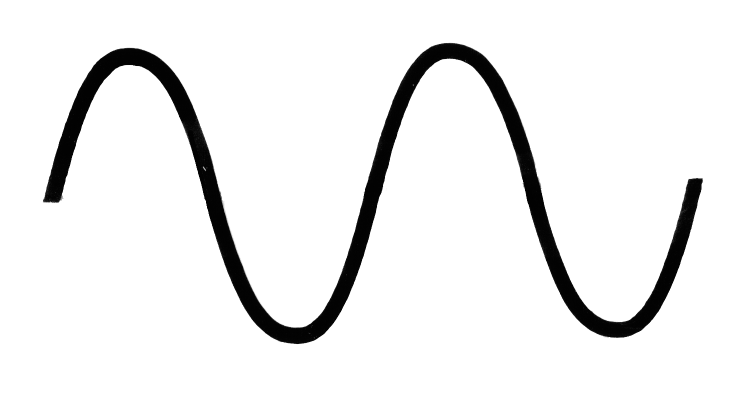
#> input picture sinewave.png, 1473 x 823 px, found by its file name (shown at 1/2 size)
$ jupyter execute --allow-errors Fit_Curve.ipynb
#> lines starting #> are read from the running program, lines starting #| are printed output that depends on the picture; after the words box and inside, x2 and y2 are one past the last pixel; in counts of white or black regions, pixels touching at a corner belong together
[cell 1]
import numpy
import scipy
import pandas
import PIL
from PIL import Image
import os

pwd = os.getcwd()

print(pwd)

[cell 2]
import sys

modulename = 'PIL'
if modulename not in sys.modules:
    print ('You have not imported the {} module'.format(modulename))

[cell 3]
z='/home/necromath/ml_projects/sinewave.png'
bwimg = PIL.Image.open(z)
#> bwimg is the input picture: PIL image 1473x823 LA; mean R, G, B, A 237, 237, 237, 255

display(bwimg)

[cell 4]
bwimg_array=numpy.asarray(bwimg)
a = numpy.array(bwimg_array)
print(a.shape)
#| (823, 1473, 2)

[cell 5]
bwimg_resized = bwimg.resize((300,300))
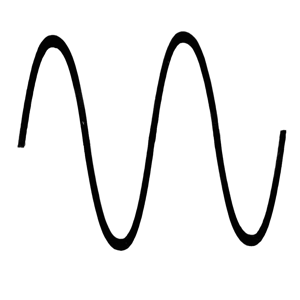
#> bwimg_resized: PIL image 300x300 LA; mean R, G, B, A 236.9, 236.9, 236.9, 255
bwimg_re_array = numpy.asarray(bwimg_resized)
display(bwimg_resized)
#print(bwimg_re_array.shape)
#print(bwimg_re_array)

i=150
j=75

x = [bwimg_re_array[i-1][j-1],bwimg_re_array[i][j-1],bwimg_re_array[i+1][j-1],
     bwimg_re_array[i-1][j],bwimg_re_array[i][j],bwimg_re_array[i+1][j],
     bwimg_re_array[i-1][j+1],bwimg_re_array[i][j+1],bwimg_re_array[i+1][j+1]
    ]
#> x = [[255, 255], [255, 255], [255, 255], [255, 255], [255, 255], [255, 255], [255, 255], [255, 255], [255, 255]]
moving_array = numpy.zeros((3,3),int)

y = numpy.reshape(x,(3,3,2))
print (moving_array)
print(y)
#| [[[255 255]
#|   [255 255]
#|   [255 255]]
#|  [[255 255]
#|   [255 255]
#|   [255 255]]
#|  [[255 255]
#|   [255 255]
#|   [255 255]]]

[cell 6]
sample_step_x = numpy.linspace(1,300,100,dtype=int)
print(sample_step_x)

number1=numpy.arange(1,100)
number1=number1.tolist()
number2=numpy.arange(1,20)
number2=number2.tolist()

sample_step_y = numpy.linspace(1,300,20,dtype=int)
print(sample_step_y)

[cell 7]
for i,j in zip(number1,number2):
    print ("This is the " +str(int(sample_step_x[i])) + " step")

[cell 8]
def unique(list1):

    # initialize a null list
    unique_list = []

    # traverse for all elements
    for x in list1:
        # check if exists in unique_list or not
        if x not in unique_list:
            unique_list.append(x)

[cell 9]
narr1 = numpy.array([bwimg_re_array[0]])
#> narr1 = 300 pairs, first value 255 to 255, second value 255 to 255
narr2 = numpy.array([bwimg_re_array[1]])
#> narr2 has the same summary as narr1

result_variable = (narr1 == narr2).all()
#> result_variable = True

if(result_variable == True):
   print(" Yes!! The given arrays are equal. ")

#> (a cell that did not finish here is left out)

[cell 11]
import cv2

# Load your image
image = cv2.imread(z)
#> image: shape (823, 1473, 3); min 0, max 255, mean 237

# Resize the image to 300x300
image = cv2.resize(image, (300, 300))
#> image: shape (300, 300, 3)

# Get the dimensions of the resized image
height, width, _ = image.shape
#> height = 300; width = 300

# Define the size of the grid (3x3)
grid_size = (3, 3)

# Loop through the image with 3-pixel jumps
for y in range(0, height - grid_size[0] + 1, 3):
    for x in range(0, width - grid_size[1] + 1, 3):
        # Extract the 3x3 grid
        grid = image[y:y+grid_size[0], x:x+grid_size[1]]

        # You can perform operations on the grid here, for example, display it
        cv2.imshow('Grid', grid)
        cv2.waitKey(0)
        cv2.destroyAllWindows()

# Close any open windows
cv2.destroyAllWindows()

[cell 12]
import cv2
import numpy as np

# Load the image
image = cv2.imread(z)

# Convert the image to grayscale
gray_image = cv2.cvtColor(image, cv2.COLOR_BGR2GRAY)

# Threshold the grayscale image to identify black pixels
_, thresholded_image = cv2.threshold(gray_image, 1, 255, cv2.THRESH_BINARY)
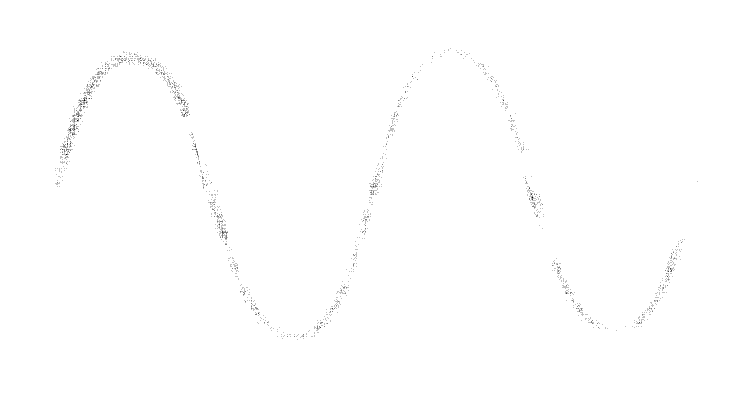
#> thresholded_image: shape (823, 1473) (shown at 1/2 size); 99.7% white; black in thin lines or dots, all inside (x1, y1, x2, y2) = (110, 96, 1395, 680)

# Create a green background image
green_background = np.zeros_like(image)
green_background[:, :] = (0, 255, 0)  # Set it to green (BGR color format)

# Create a result image by combining the green background and black pixels
result_image = cv2.addWeighted(green_background, 1, image, 1, 0)
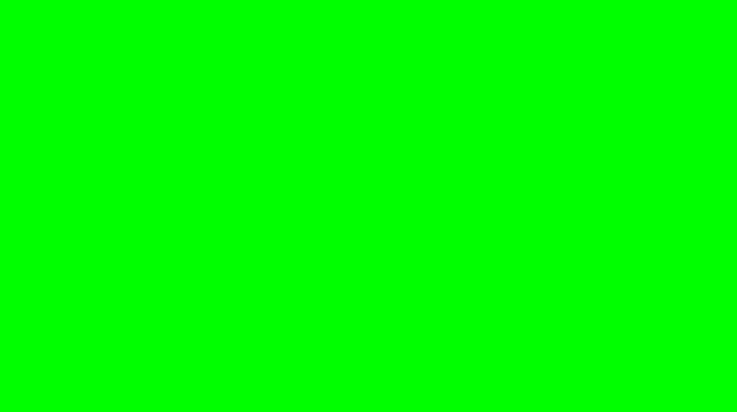
#> green_background: shape (823, 1473, 3) (shown at 1/2 size); mean B, G, R 0, 255, 0

# Save or display the result_image
cv2.imwrite('result_image.jpg', result_image)
cv2.imshow('Result Image', result_image)
cv2.waitKey(0)
cv2.destroyAllWindows()

[cell 13]
import cv2
import numpy as np

# Load the image you want to analyze
image = cv2.imread(z)

# Convert the image to grayscale for color comparison
gray_image = cv2.cvtColor(image, cv2.COLOR_BGR2GRAY)

# Define a threshold for color change detection (adjust as needed)
threshold = 30

# Find pixel coordinates where color changes significantly
significant_change_coords = np.where(cv2.absdiff(gray_image, gray_image.mean()) > threshold)
#> significant_change_coords = 88690 positions, rows 86 to 687, columns 86 to 1405

# Create a copy of the original image for output
output_image = image.copy()

# Change the pixel color at the significant change coordinates
for x, y in zip(*significant_change_coords):
    output_image[x, y] = [0, 255, 0]  # Change to red (BGR format)
#> this loop made 88690 passes
#> (x, y) on passes 1 to 3: (86, 886), (86, 887), (86, 888)
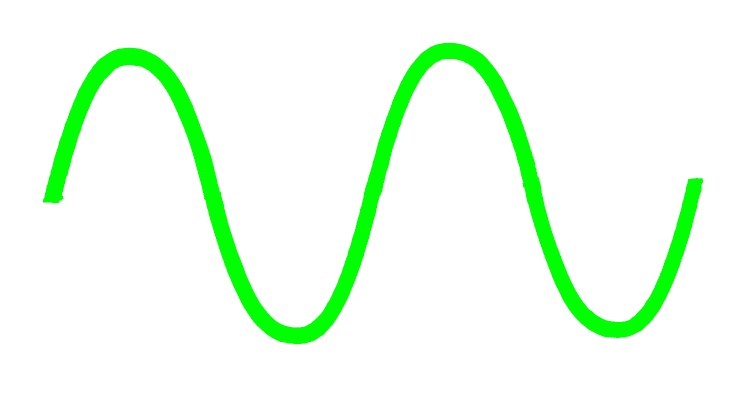
#> output_image: shape (823, 1473, 3) (shown at 1/2 size); mean B, G, R 236.3, 254.9, 236.3

# Save the output image
cv2.imwrite('output_image.jpg', output_image)
#> Out = True

[cell 14]
output_image = cv2.imread('output_image.jpg')

# Display the image in a window
cv2.imshow('Output Image', output_image)

[cell 15]
import cv2
import numpy as np
z='/home/necromath/ml_projects/sinewave.png'
# Load the image
image = cv2.imread(z)

# Convert the image to grayscale
gray = cv2.cvtColor(image, cv2.COLOR_BGR2GRAY)

# Apply Gaussian blur to reduce noise
blurred = cv2.GaussianBlur(gray, (5, 5), 0)

# Use Canny edge detection to find edges in the image
edges = cv2.Canny(blurred, 50, 150)
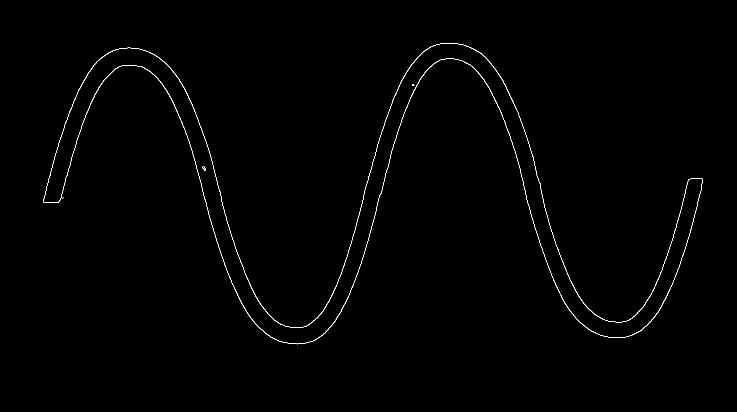
#> edges: shape (823, 1473) (shown at 1/2 size); 0.52% white in thin lines or dots, all inside (x1, y1, x2, y2) = (86, 86, 1406, 689)

# Find contours in the edge image
contours, _ = cv2.findContours(edges.copy(), cv2.RETR_EXTERNAL, cv2.CHAIN_APPROX_SIMPLE)
#> contours = 3 contours, 2 with area under 20; largest, box (x1, y1, x2, y2) and area: (86, 86, 1406, 689) 87672

# Iterate through the contours
for contour in contours:
    # Fit a line to the contour
    if len(contour) >= 2:
        # Fit a line using the least squares method
        vx, vy, x, y = cv2.fitLine(contour, cv2.DIST_L2, 0, 0.01, 0.01)

        # Calculate start and end points for the line
        lefty = int((-x * vy / vx) + y)
        righty = int(((image.shape[1] - x) * vy / vx) + y)

        # Draw the line on the original image
        cv2.line(image, (image.shape[1] - 1, righty), (0, lefty), (0, 0, 255), 2)
#> this loop made 3 passes
#> (contour, vx, vy, x, y, lefty, righty) on passes 1 to 2: ([[125, 397], [126, 397]], [1], [0], [125.5], [397], 397, 397), ([[125, 394], [126, 395]], [0.707], [0.707], [125.5], [394.5], 269, 1742)
#> (vx, vy, x, y, lefty, righty) on pass 3: ([0.983], [0.185], [749], [386.2], 245, 522)
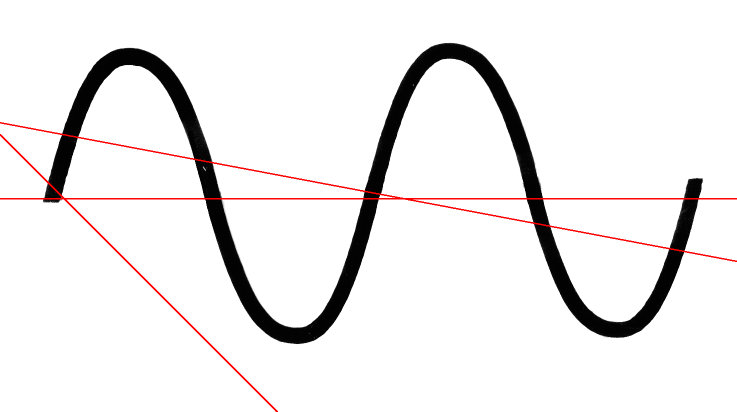
#> image: shape (823, 1473, 3) (shown at 1/2 size); mean B, G, R 234.8, 234.8, 237.2

# Display the image with highlighted curves
cv2.imshow('Highlighted Curves', image)
cv2.waitKey(0)
cv2.destroyAllWindows()

[cell 16]
import cv2
import numpy as np

z='/home/necromath/ml_projects/sinewave.png'
# Load the image
image = cv2.imread(z)

    # Convert the image to grayscale
gray = cv2.cvtColor(image, cv2.COLOR_BGR2GRAY)

    # Apply Gaussian blur to reduce noise
blurred = cv2.GaussianBlur(gray, (5, 5), 0)

    # Use Canny edge detection to find edges in the image
edges = cv2.Canny(blurred, 50, 150)

    # Display the Canny edge detection result
cv2.imshow('Canny Edges', edges)
cv2.waitKey(0)
cv2.destroyAllWindows()

[cell 17]
import matplotlib.pyplot as plt
from ripser import ripser, lower_star_img
from sklearn.datasets import load_digits
from persim import plot_diagrams
import numpy as np
import PIL
from scipy import ndimage

digits = load_digits()
z = PIL.Image.open('/home/necromath/ml_projects/sinewave.png')
z = z.convert("L")
z_array=numpy.asarray(z)
#print(z_array)
z_resized = z.resize((300,300))
z_re_array = numpy.asarray(z_resized)
print(z_re_array.shape)
#| (300, 300)
plt.magma()
#plt.matshow(digits.images[52])
#print(z_re_array.shape())
#plt.show()
print(type(digits.images[1]))

#> (the rest of this cell did not finish here and is left out)

[cell 18]
digits = load_digits()
z = PIL.Image.open('/home/necromath/ml_projects/SaltDome.jpg')
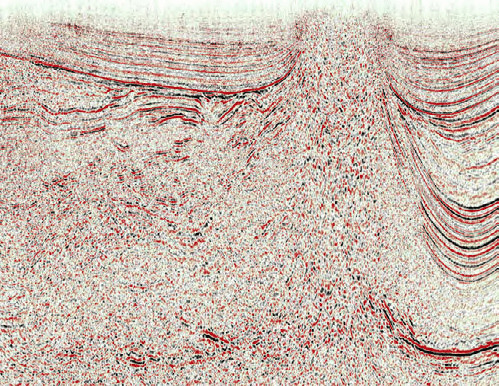
#> input picture SaltDome.jpg, 499 x 386 px, found by its file name
#> z is the input picture: PIL image 499x386 RGB; mean R, G, B 202, 185.3, 174.4
z = z.convert("L")
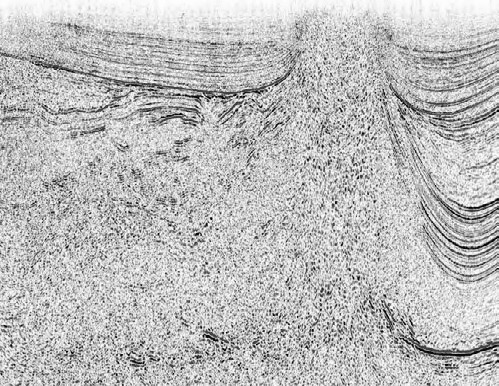
#> z: PIL image 499x386 L; min 0, max 255, mean 189.1
z_array=numpy.asarray(z)
#print(z_array)
#z_resized = z.resize((300,300))
z_re_array = numpy.asarray(z)
print(z_re_array.shape)
#| (386, 499)
plt.magma()
#plt.matshow(digits.images[52])
#print(z_re_array.shape())
#plt.show()
print(type(digits.images[1]))

#> (the rest of this cell did not finish here and is left out)

[cell 19]
smoothed = ndimage.uniform_filter(z_re_array.astype(np.float64), size=10)
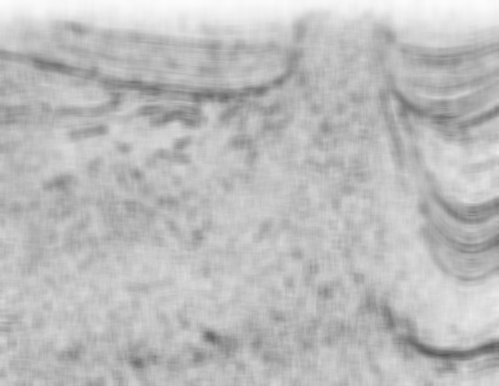
#> smoothed: shape (386, 499) float64; min 90.8, max 252.9, mean 189.2
smoothed += 0.01 * np.random.randn(*smoothed.shape)

plt.figure(figsize=(10, 5))
plt.subplot(121)
im = plt.imshow(z_re_array, cmap='gray')
plt.colorbar(im, fraction=0.03)

plt.subplot(122)
im = plt.imshow(smoothed, cmap='gray')
plt.colorbar(im, fraction=0.03)

plt.tight_layout()
plt.show()
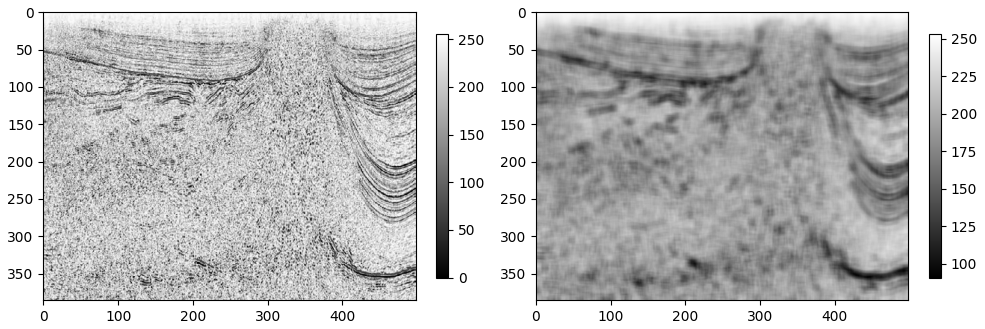
#> figure drawn by matplotlib, 4 panels
